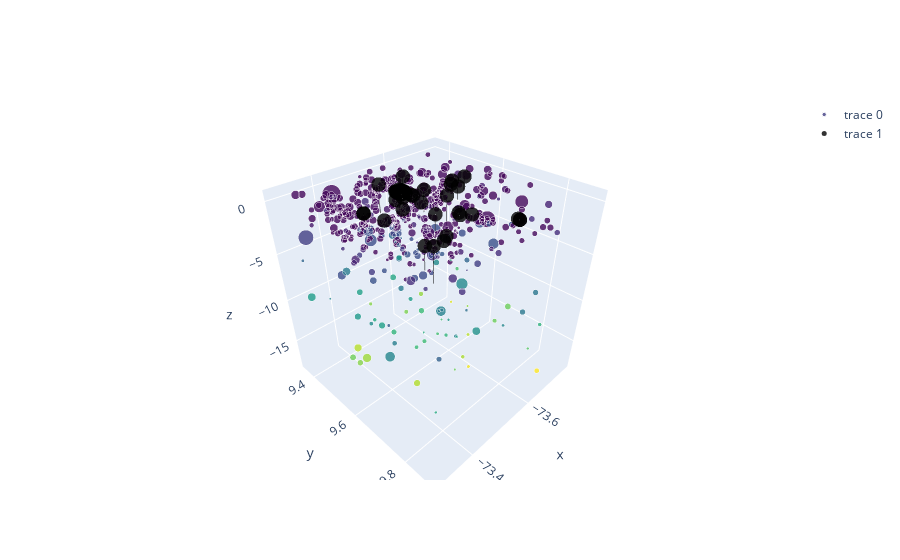

Here is the notebook cell this chart was saved with:
### Code cell
fig = go.Figure(data=[go.Scatter3d(
    x=eq['LON'],
    y=eq['LAT'],
    z=eq['DP']*-1,
    mode='markers',
    marker=dict(
        size=2**eq['MAG'],
        color=eq['DP'],                # set color to an array/list of desired values
        colorscale='Viridis',   # choose a colorscale
        opacity=0.8
    )
)])
pozos=go.Scatter3d(
    x=well['WELL_LONGI'],
    y=well['WELL_LATIT'],
    z=[0]*len(well['WELL_LATIT']),
    mode='markers',
    marker=dict(
        size=5,
        color='black',                # set color to an array/list of desired values
        # colorscale='Viridis',   # choose a colorscale
        opacity=0.8
    ),
    error_z=dict(
        array=[0]*len(well['WELL_LONGI']), 
        arrayminus=well['DP']/1000,             
        color='black',   # choose a colorscale
        symmetric=False,
        width=0.01,
        visible=True
    )
)
fig.add_trace(pozos)
fig.show()

### Figure 1 — Plotly figure (JSON) as saved in the notebook; plotly's stock layout.template omitted (floating-point values rounded to 4 significant figures; data arrays with more than 128 entries replaced by an {"elided": "..."} marker saying what was removed)
{"data": [{"marker": {"color": {"elided": "474 float values"}, "colorscale": [[0, "#440154"], [0.1111, "#482878"], [0.2222, "#3e4989"], [0.3333, "#31688e"], [0.4444, "#26828e"], [0.5556, "#1f9e89"], [0.6667, "#35b779"], [0.7778, "#6ece58"], [0.8889, "#b5de2b"], [1, "#fde725"]], "opacity": 0.8, "size": {"elided": "474 float values"}}, "mode": "markers", "type": "scatter3d", "x": {"elided": "474 float values"}, "y": {"elided": "474 float values"}, "z": {"elided": "474 float values"}}, {"error_z": {"array": [0, 0, 0, 0, 0, 0, 0, 0, 0, 0, 0, 0, 0, 0, 0, 0, 0, 0, 0, 0, 0, 0, 0, 0, 0, 0, 0, 0, 0, 0, 0, 0, 0, 0, 0, 0, 0, 0, 0, 0, 0, 0, 0, 0, 0, 0, 0, 0], "arrayminus": [1.707, 0.5401, 0.5334, 0.6745, 3.114, 0.5977, 0.6254, 0.4237, 0.4919, 0, 0.2438, 0.6096, 0.4785, 0.2743, 0.5575, 0.5026, 1.24, 1.296, 2.103, 0.6456, 0.5154, 0.3798, 0, 0.381, 2.743, 0.4447, 0.5148, 2.743, 0.2815, 0.5014, 0.5182, 0.5121, 0.2815, 0.7782, 0.5212, 0.7084, 0.5547, 0.5791, 0.3287, 0.5791, 0.5041, 0.7321, 0.3627, 2.773, 0.3444, 1.994, 0.406, 0.634], "color": "black", "symmetric": false, "visible": true, "width": 0.01}, "marker": {"color": "black", "opacity": 0.8, "size": 5}, "mode": "markers", "type": "scatter3d", "x": [-73.4, -73.51, -73.51, -73.52, -73.4, -73.52, -73.4, -73.52, -73.51, -73.62, -73.52, -73.57, -73.51, -73.51, -73.51, -73.51, -73.62, -73.67, -73.56, -73.52, -73.51, -73.54, -73.64, -73.46, -73.51, -73.44, -73.51, -73.49, -73.59, -73.51, -73.51, -73.51, -73.59, -73.52, -73.52, -73.52, -73.52, -73.39, -73.59, -73.48, -73.52, -73.52, -73.43, -73.57, -73.5, -73.39, -73.53, -73.52], "y": [9.551, 9.518, 9.6, 9.52, 9.765, 9.531, 9.611, 9.557, 9.53, 9.573, 9.709, 9.449, 9.509, 9.511, 9.531, 9.523, 9.596, 9.563, 9.551, 9.524, 9.514, 9.726, 9.559, 9.597, 9.446, 9.755, 9.526, 9.668, 9.817, 9.532, 9.511, 9.511, 9.817, 9.506, 9.535, 9.515, 9.526, 9.552, 9.811, 9.547, 9.55, 9.511, 9.765, 9.615, 9.549, 9.752, 9.699, 9.527], "z": [0, 0, 0, 0, 0, 0, 0, 0, 0, 0, 0, 0, 0, 0, 0, 0, 0, 0, 0, 0, 0, 0, 0, 0, 0, 0, 0, 0, 0, 0, 0, 0, 0, 0, 0, 0, 0, 0, 0, 0, 0, 0, 0, 0, 0, 0, 0, 0]}], "layout": {}}
